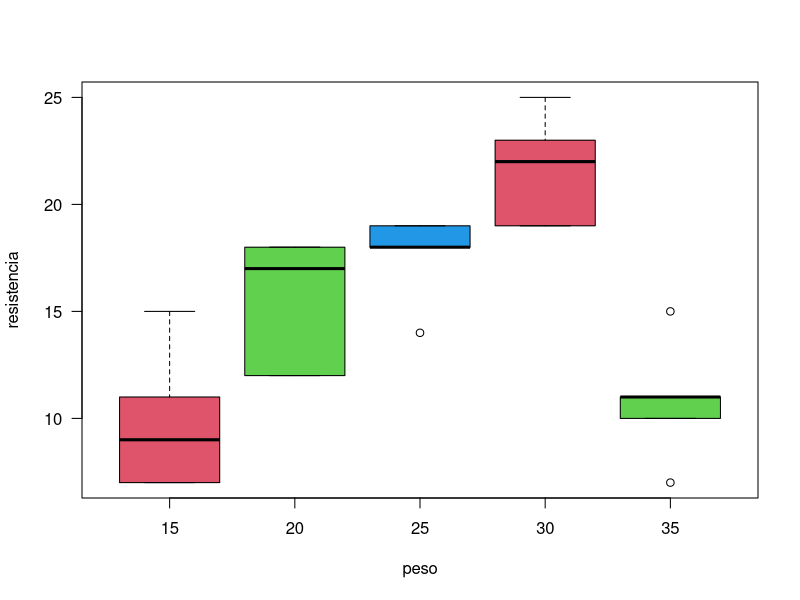
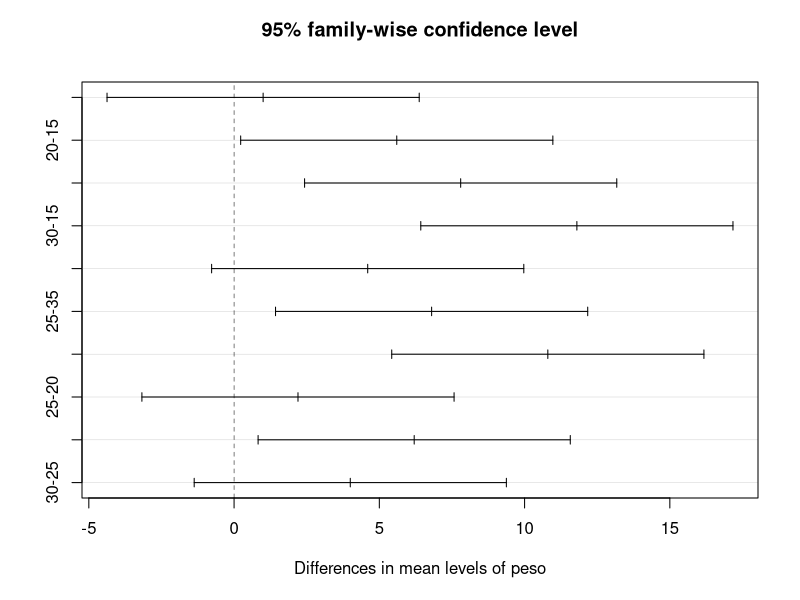
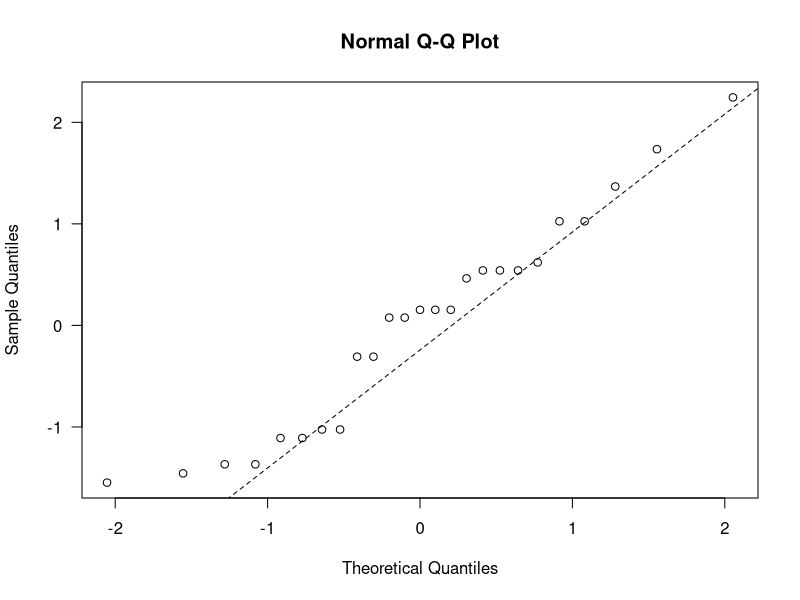
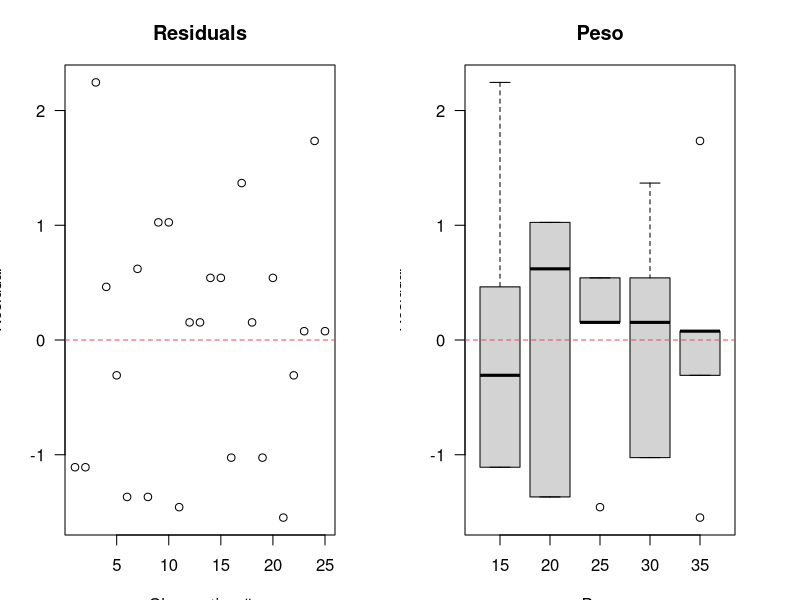
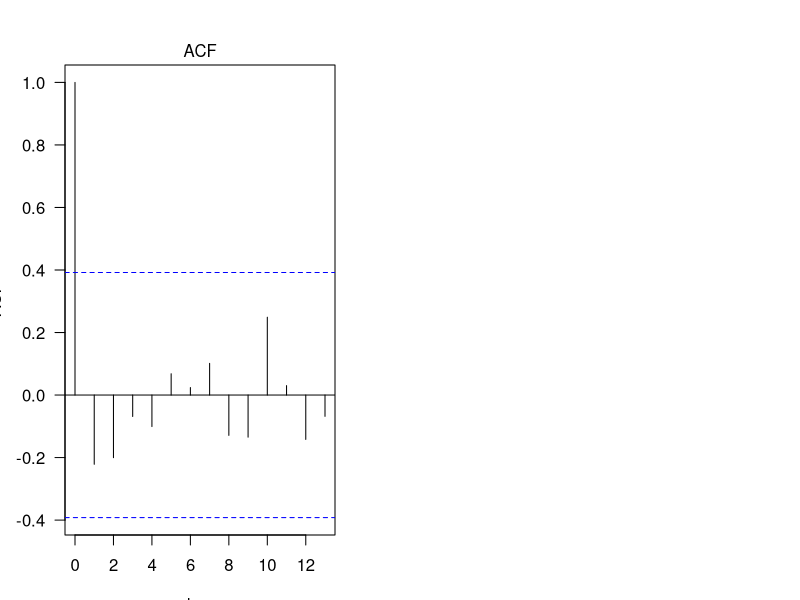

Generate these figures, in order, with R:
## ---- chunk 1
knitr::opts_chunk$set(echo = TRUE)
## ---- chunk 2

#Creamos el dataframe

peso <-c(15,15,15,15,15,20,20,20,20,20,25,25,25,25,25,30,30,30,30,30,35,35,35,35,35)
resistencia <-c(7,7,15,11,9,12,17,12,18,18,14,18,18,19,19,19,25,22,19,23,7,10,11,15,11)

datos<-data.frame(peso,resistencia)
datos$peso <- as.factor(datos$peso)

#Mostramos la estructura de los datos
str(datos)

## ---- chunk 3

## boxplots para revisar efectos
boxplot(resistencia ~ peso, data = datos, las = 1, col = 2:4, xlab = 'peso', ylab = 'resistencia')
## ---- chunk 4

## ANOVA
fitdisplay <- lm(resistencia ~ peso, data = datos)
anova(fitdisplay)

## ---- chunk 5

## lineal regression
summary(fitdisplay)

## ---- chunk 6

#Calculamos las medias (Estimadores por tratamiento)
## measures using tapply
with(datos, tapply(resistencia, peso, mean))

## ---- chunk 7

#Efectos de cada tratamiento
with(datos, tapply(resistencia, peso, mean))-mean(datos$resistencia)

## ---- chunk 8

#Media Global
mean(datos$resistencia)

## ---- chunk 9

## Least Singificant Difference (LSD) test
anova <- aov(fitdisplay)
(lsd <- TukeyHSD(anova, "peso", ordered = TRUE))
## ---- chunk 10
## LSD plot
plot(lsd)
## ---- chunk 11
## Intervalos de confianza

calcular_intervalo_confianza <- function(promedio,mse,grados_libertad,n, confianza = 0.95) {
  error_estandar <- sqrt(mse/n)
  t_valor <- qt((1 + confianza) / 2, df = grados_libertad)  # Valor crítico de t
  
  margen_error <- t_valor * error_estandar
  limite_inferior <- promedio - margen_error
  limite_superior <- promedio + margen_error
  
  return(c(limite_inferior, limite_superior))
}
resumen_modelo<-summary(fitdisplay)
mse <-resumen_modelo$sigma^2
promedio <- with(datos, tapply(resistencia, peso, mean))
n <- 5
grados_libertad <- 20

for (i in 1:n) {
  intervalos_confianza<-calcular_intervalo_confianza(promedio[i],mse,grados_libertad,n)
  cat("Intervalo de confianza para el tratamiento", i,": [",intervalos_confianza[1],",",intervalos_confianza[2], "]\n")
}


## ---- chunk 12
require(car)
## calcular los residuals
r <- rstudent(fitdisplay)

## ---- chunk 13
## Supuesto de  normalidad
shapiro.test(r)
#Graficamente
qqnorm(r, las = 1)
qqline(r, col = 1, lty = 2)
## ---- chunk 14
## varianza constante usando Breusch-Pagan
car:::ncvTest(fitdisplay)
bartlett.test(datos$resistencia ~ datos$peso)
## ---- chunk 15
## Durbin-Watson (Prueba de independencia dee errores)
durbinWatsonTest(fitdisplay)
## ---- chunk 16
# r vs. x1
par(mfrow = c(1, 2), mai = c(0.65, 0.65, .65, .65))
plot(r, las = 1, ylab = 'Residual', xlab = "Observation #", main = 'Residuals')
abline(h = 0, col = 2, lty = 2)
# r vs. x3
boxplot(r ~ datos$peso, las = 1, ylab = 'Residual', xlab = "Peso", main = "Peso")
abline(h = 0, col = 2, lty = 2)

## independence using ACF
acf(r, las = 1, main = "")
mtext("ACF", side = 3, line = .2)
